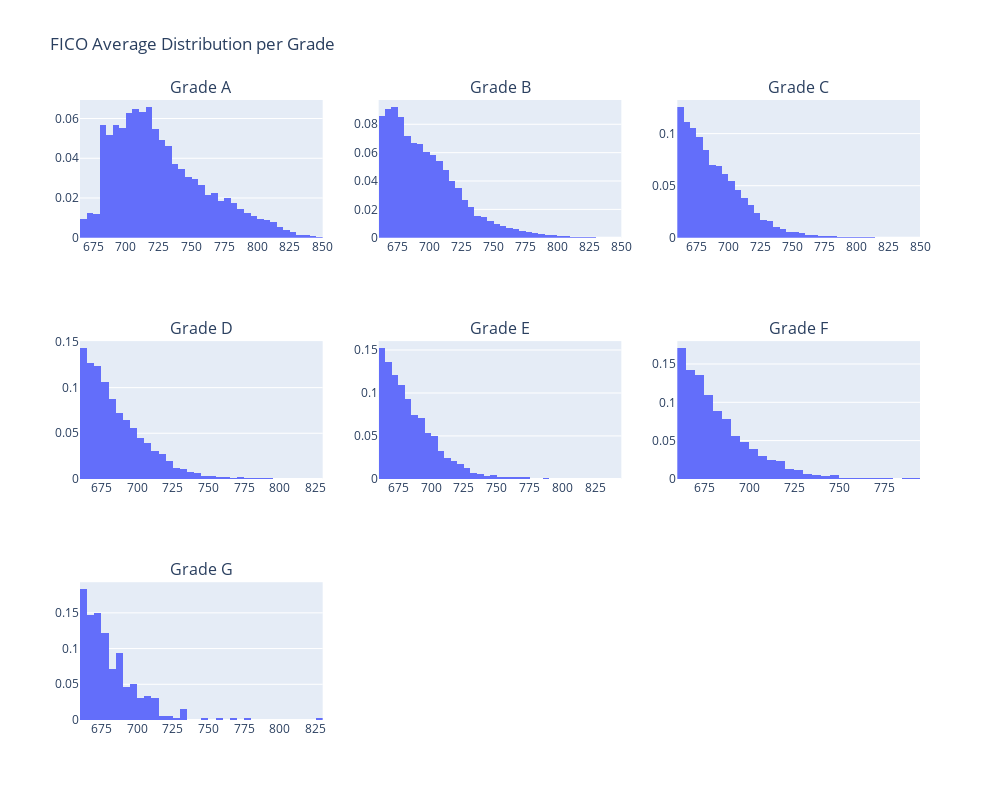

The notebook cell this image was saved under:
### Code cell
from plotly.subplots import make_subplots
import plotly.express as px

fig = make_subplots(
    rows=3, cols=3,
    subplot_titles=[f'Grade {g}' for g in ['A','B','C','D','E','F','G']]
)

fig.add_trace(px.histogram(ds_grouped["A"], x="fico_avg",histnorm="probability", nbins=50).data[0], row=1, col=1)
fig.add_trace(px.histogram(ds_grouped["B"], x="fico_avg", histnorm="probability", nbins=50).data[0], row=1, col=2)
fig.add_trace(px.histogram(ds_grouped["C"], x="fico_avg",  histnorm="probability", nbins=50).data[0], row=1, col=3)
fig.add_trace(px.histogram(ds_grouped["D"], x="fico_avg",  histnorm="probability", nbins=50).data[0], row=2, col=1)
fig.add_trace(px.histogram(ds_grouped["E"], x="fico_avg",  histnorm="probability", nbins=50).data[0], row=2, col=2)
fig.add_trace(px.histogram(ds_grouped["F"], x="fico_avg",  histnorm="probability", nbins=50).data[0], row=2, col=3)
fig.add_trace(px.histogram(ds_grouped["G"], x="fico_avg",  histnorm="probability", nbins=50).data[0], row=3, col=1)

fig.update_layout(height=800, width=1000, title_text="FICO Average Distribution per Grade")
fig.update_xaxes( dtick=25)
fig.show()

### Figure 1 — Plotly figure (JSON) as saved in the notebook; plotly's stock layout.template omitted (floating-point values rounded to 4 significant figures; data arrays with more than 128 entries replaced by an {"elided": "..."} marker saying what was removed)
{"data": [{"bingroup": "x", "histnorm": "probability", "hovertemplate": "fico_avg=%{x}<br>probability=%{y}<extra></extra>", "legendgroup": "", "marker": {"color": "#636efa", "pattern": {"shape": ""}}, "name": "", "nbinsx": 50, "orientation": "v", "showlegend": false, "type": "histogram", "x": {"elided": "17493 float values"}, "xaxis": "x", "yaxis": "y"}, {"bingroup": "x", "histnorm": "probability", "hovertemplate": "fico_avg=%{x}<br>probability=%{y}<extra></extra>", "legendgroup": "", "marker": {"color": "#636efa", "pattern": {"shape": ""}}, "name": "", "nbinsx": 50, "orientation": "v", "showlegend": false, "type": "histogram", "x": {"elided": "30772 float values"}, "xaxis": "x2", "yaxis": "y2"}, {"bingroup": "x", "histnorm": "probability", "hovertemplate": "fico_avg=%{x}<br>probability=%{y}<extra></extra>", "legendgroup": "", "marker": {"color": "#636efa", "pattern": {"shape": ""}}, "name": "", "nbinsx": 50, "orientation": "v", "showlegend": false, "type": "histogram", "x": {"elided": "29198 float values"}, "xaxis": "x3", "yaxis": "y3"}, {"bingroup": "x", "histnorm": "probability", "hovertemplate": "fico_avg=%{x}<br>probability=%{y}<extra></extra>", "legendgroup": "", "marker": {"color": "#636efa", "pattern": {"shape": ""}}, "name": "", "nbinsx": 50, "orientation": "v", "showlegend": false, "type": "histogram", "x": {"elided": "13344 float values"}, "xaxis": "x4", "yaxis": "y4"}, {"bingroup": "x", "histnorm": "probability", "hovertemplate": "fico_avg=%{x}<br>probability=%{y}<extra></extra>", "legendgroup": "", "marker": {"color": "#636efa", "pattern": {"shape": ""}}, "name": "", "nbinsx": 50, "orientation": "v", "showlegend": false, "type": "histogram", "x": {"elided": "6951 float values"}, "xaxis": "x5", "yaxis": "y5"}, {"bingroup": "x", "histnorm": "probability", "hovertemplate": "fico_avg=%{x}<br>probability=%{y}<extra></extra>", "legendgroup": "", "marker": {"color": "#636efa", "pattern": {"shape": ""}}, "name": "", "nbinsx": 50, "orientation": "v", "showlegend": false, "type": "histogram", "x": {"elided": "1849 float values"}, "xaxis": "x6", "yaxis": "y6"}, {"bingroup": "x", "histnorm": "probability", "hovertemplate": "fico_avg=%{x}<br>probability=%{y}<extra></extra>", "legendgroup": "", "marker": {"color": "#636efa", "pattern": {"shape": ""}}, "name": "", "nbinsx": 50, "orientation": "v", "showlegend": false, "type": "histogram", "x": {"elided": "393 float values"}, "xaxis": "x7", "yaxis": "y7"}], "layout": {"annotations": [{"font": {"size": 16}, "showarrow": false, "text": "Grade A", "x": 0.1444, "xanchor": "center", "xref": "paper", "y": 1, "yanchor": "bottom", "yref": "paper"}, {"font": {"size": 16}, "showarrow": false, "text": "Grade B", "x": 0.5, "xanchor": "center", "xref": "paper", "y": 1, "yanchor": "bottom", "yref": "paper"}, {"font": {"size": 16}, "showarrow": false, "text": "Grade C", "x": 0.8556, "xanchor": "center", "xref": "paper", "y": 1, "yanchor": "bottom", "yref": "paper"}, {"font": {"size": 16}, "showarrow": false, "text": "Grade D", "x": 0.1444, "xanchor": "center", "xref": "paper", "y": 0.6111, "yanchor": "bottom", "yref": "paper"}, {"font": {"size": 16}, "showarrow": false, "text": "Grade E", "x": 0.5, "xanchor": "center", "xref": "paper", "y": 0.6111, "yanchor": "bottom", "yref": "paper"}, {"font": {"size": 16}, "showarrow": false, "text": "Grade F", "x": 0.8556, "xanchor": "center", "xref": "paper", "y": 0.6111, "yanchor": "bottom", "yref": "paper"}, {"font": {"size": 16}, "showarrow": false, "text": "Grade G", "x": 0.1444, "xanchor": "center", "xref": "paper", "y": 0.2222, "yanchor": "bottom", "yref": "paper"}], "height": 800, "title": {"text": "FICO Average Distribution per Grade"}, "width": 1000, "xaxis": {"anchor": "y", "domain": [0, 0.2889], "dtick": 25}, "xaxis2": {"anchor": "y2", "domain": [0.3556, 0.6444], "dtick": 25}, "xaxis3": {"anchor": "y3", "domain": [0.7111, 1], "dtick": 25}, "xaxis4": {"anchor": "y4", "domain": [0, 0.2889], "dtick": 25}, "xaxis5": {"anchor": "y5", "domain": [0.3556, 0.6444], "dtick": 25}, "xaxis6": {"anchor": "y6", "domain": [0.7111, 1], "dtick": 25}, "xaxis7": {"anchor": "y7", "domain": [0, 0.2889], "dtick": 25}, "xaxis8": {"anchor": "y8", "domain": [0.3556, 0.6444], "dtick": 25}, "xaxis9": {"anchor": "y9", "domain": [0.7111, 1], "dtick": 25}, "yaxis": {"anchor": "x", "domain": [0.7778, 1]}, "yaxis2": {"anchor": "x2", "domain": [0.7778, 1]}, "yaxis3": {"anchor": "x3", "domain": [0.7778, 1]}, "yaxis4": {"anchor": "x4", "domain": [0.3889, 0.6111]}, "yaxis5": {"anchor": "x5", "domain": [0.3889, 0.6111]}, "yaxis6": {"anchor": "x6", "domain": [0.3889, 0.6111]}, "yaxis7": {"anchor": "x7", "domain": [0, 0.2222]}, "yaxis8": {"anchor": "x8", "domain": [0, 0.2222]}, "yaxis9": {"anchor": "x9", "domain": [0, 0.2222]}}}
